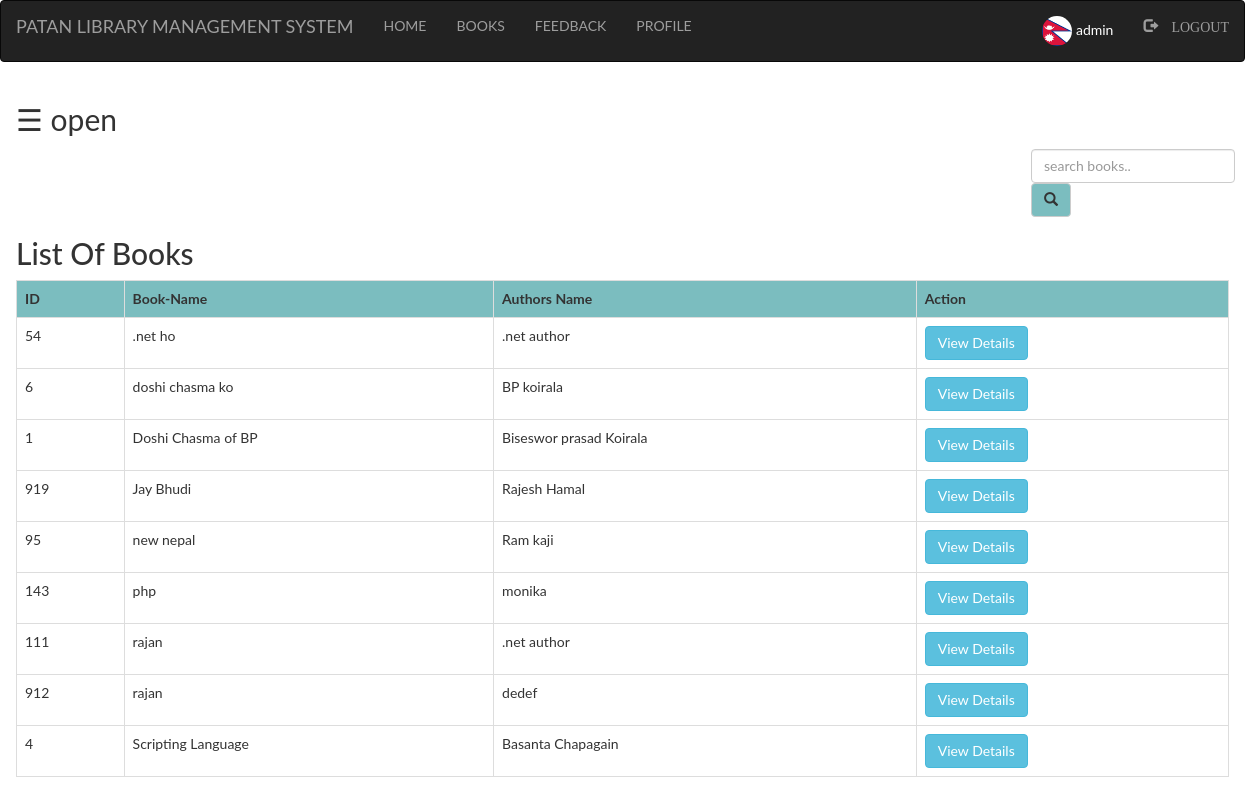
/student/books.php (signed in), run on the app's committed database.
### tables this page shows
CREATE TABLE IF NOT EXISTS `books` (
  `bid` int(100) NOT NULL,
  `name` varchar(100) NOT NULL,
  `authors` varchar(100) NOT NULL,
  `edition` varchar(100) NOT NULL,
  `status` tinyint(4) NOT NULL,
  `quantity` int(100) NOT NULL,
  `DepartmentID` int(100) DEFAULT NULL,
  PRIMARY KEY (`bid`),
  UNIQUE KEY `bid` (`bid`),
  KEY `DepartmentID` (`DepartmentID`)
);

### student/books.php (the view, shortened to what this page needs)
<?php
  include "connection.php";
  include "navbar.php";
?>
<!DOCTYPE html>
<html>
<head>
</head>
<body>
<div id="main">
  <span style="font-size:30px;cursor:pointer" onclick="openNav()">&#9776; open</span>
	<div class="srch">
		<form class="navbar-form" method="post" name="form1">
				<input class="form-control" type="text" name="search" placeholder="search books.." required="">
				<button style="background-color: #6db6b9e6;" type="submit" name="submit" class="btn btn-default">
					<span class="glyphicon glyphicon-search"></span>
				</button>
		</form>
	</div>
	<h2>List Of Books</h2>
	<?php
		if(isset($_POST['submit']))
		{
			$q=mysqli_query($db,"SELECT * from books where name like '%$_POST[search]%' ");
			if(mysqli_num_rows($q)==0)
			{
				echo "Sorry! No book found. Try searching again.";
			}
			else
			{ ?>
			<table class='table table-bordered table-hover'>
			<tr style='background-color: #6db6b9e6;'>
				<th>ID</th>
				<th>Book-Name</th>
				<th>Authors Name</th>
				<th> Action</th>
			</tr>
			<?php
			while($row=mysqli_fetch_assoc($q)){
				?>
				<tr>
				<td> <?php echo $row['bid']; ?></td>
				<td> <?php echo $row['name']; ?></td>
				<td> <?php echo $row['authors']; ?></td>
				<td>
				<a class="btn btn-info" href="view_books.php?bid=<?php echo $row['bid']?>&&bname=<?php echo $row['name'] ?>">View Details</a>
				</td>
				</td>
				</tr>
				<?php } ?>
		</table>
		<?php }
	}
		else
		{
			$res=mysqli_query($db,"SELECT * FROM `books` ORDER BY `books`.`name` ASC;");
		?>
		<table class='table table-bordered table-hover' >
			<tr style='background-color: #6db6b9e6;'>
				<th>ID</th>
				<th>Book-Name</th>
				<th>Authors Name</th>
				<th>Action</th>
			</tr>
			<?php
			while($row=mysqli_fetch_assoc($res))
			{
			?>
				<tr>
				<td> <?php echo $row['bid']; ?></td>
				<td> <?php echo $row['name']; ?></td>
				<td><?php echo $row['authors']; ?></td>
				<td>
				<a class="btn btn-info" href="view_books.php?bid=<?php echo $row['bid']?>&&bname=<?php echo $row['name'] ?>">View Details</a>
				</td>
				</tr>
			<?php } ?>
		</table>
	<?php } ?>
</div>
</body>
</html>

### student/navbar.php (shortened to what this page needs)
<!DOCTYPE html>
<html>
<head>
	  <link rel="stylesheet" type="text/css" href="style.css">
  <link rel="stylesheet" href="bootstrap/css/bootstrap.min.css" >
</head>
<body>
	    <nav class="navbar navbar-inverse">
      <div class="container-fluid">
          <div class="navbar-header">
            <a class="navbar-brand active">PATAN LIBRARY MANAGEMENT SYSTEM</a>
          </div>
          <ul class="nav navbar-nav">
            <li><a href="index.php">HOME</a></li>
            <li><a href="books.php">BOOKS</a></li>
            <li><a href="feedback.php">FEEDBACK</a></li>
          </ul>
          <?php
            if(isset($_SESSION['login_user']))
            {
          ?>
                <ul class="nav navbar-nav">
                  <li><a href="profile.php">PROFILE</a></li>
                </ul>
                <ul class="nav navbar-nav navbar-right">
                  <li><a href="">
                    <div style="color: white">
                      <?php
                        echo "<img class='img-circle profile_img' height=30 width=30 src='images/".$_SESSION['pic']."'>";
                        echo " ".$_SESSION['login_user'];
                      ?>
                    </div>
                  </a></li>
                  <li><a href="logout.php"><span class="glyphicon glyphicon-log-out"> LOGOUT</span></a></li>
                </ul>
                <?php
            }
          ?>
      </div>
    </nav>
</body>
</html>

### student/style.css (style rules this page uses)
li a { color: white; text-decoration: none; }
input { height: 25px; width: 300px; }

### student/books.php (style rules this page uses)
.srch { padding-left: 1000px; }
body { font-family: "Lato", sans-serif; transition: background-color .5s; }
#main { transition: margin-left .5s; padding: 16px; }
.img-circle { margin-left: 20px; }

### data on the page
books: bid "54", name ".net ho", authors ".net author"
books: bid "6", name "doshi chasma ko", authors "BP koirala"
books: bid "1", name "Doshi Chasma of BP", authors "Biseswor prasad Koirala"
books: bid "919", name "Jay Bhudi", authors "Rajesh Hamal"
books: bid "95", name "new nepal", authors "Ram kaji"
books: bid "143", name "php", authors "monika"
books: bid "111", name "rajan", authors ".net author"
books: bid "912", name "rajan", authors "dedef"
books: bid "4", name "Scripting Language", authors "Basanta Chapagain"

### other printed values
$_SESSION['login_user'] "admin"
